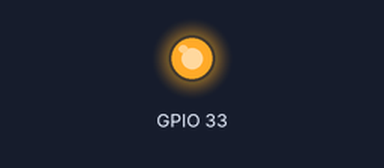
Recording of a sketch running on a simulated ESP32. On the bench: output pins drawn as LEDs (lit = HIGH). WiFi joins after 1.5 s; servers stay silent unless stated; uploads are accepted with an empty reply; the camera gives no picture; what the sketch prints to the serial monitor is not drawn.

Above: at 3.3 s.
At 8.21 s:
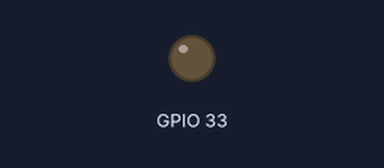
Timing chart, 0 to 8.7 s (numbered marks = the images above):
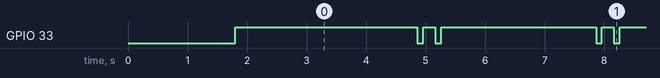

Measured:
- by itself, GPIO 33: repeats every 3.0 s: HIGH 0.20 s, LOW 0.10 s, HIGH 2.6 s, LOW 0.10 s

The sketch:

camera.ino
```cpp
/*
    猫猫投喂机的摄像头端代码
    本代码作者：温泽林@翻海小分队
    小组成员：刘泽瑄、温泽林、路广城、王童、吴浏宇
*/

#include "camera.h"
void init_cam();      // 摄像头初始化
void init_timer();    // 计时器初始化
Ticker ticker;

void setup() {
  Serial.begin(115200);             // 电脑串口
  // Serial.setDebugOutput(true);   // 显示调试代码，测试结束后记得删掉
  Serial.println();
  pinMode(33, OUTPUT);    // LED灯，起指示作用
  digitalWrite(33, 0);    // 开机时默认亮起
  init_cam();     // 初始化摄像头
  init_wifi();    // 初始化WiFi模块
  init_timer();   // 初始化Ticker模块
  digitalWrite(33, 1);    // 初始化完成后LED熄灭指示
}

void loop() {

}

/* 初始化计时器 */
void init_timer() {
  ticker.attach(3, onTimer);
}

/* 初始化WiFi模块 */
void init_wifi(){
  WiFi.begin(ssid, password);
  while (WiFi.status() != WL_CONNECTED) {
    delay(500);
    Serial.print(".");
  }
  Serial.println("");
  Serial.println("WiFi connected.");
  Serial.println("IP address: ");
  Serial.println(WiFi.localIP());
}

/* 初始化摄像头 */
// 这段代码似乎只能放在主ino文件，放到外部文件会报错Camera init failed with error 0x105，原因不明
// 此部分代码来自Arduino IDE 2.0.3的示例代码 ESP32/Camera/CameraWebServer
void init_cam() {
  /* 摄像头初始化开始 */
  camera_config_t config;
  config.ledc_channel = LEDC_CHANNEL_0;
  config.ledc_timer = LEDC_TIMER_0;
  config.pin_d0 = Y2_GPIO_NUM;
  config.pin_d1 = Y3_GPIO_NUM;
  config.pin_d2 = Y4_GPIO_NUM;
  config.pin_d3 = Y5_GPIO_NUM;
  config.pin_d4 = Y6_GPIO_NUM;
  config.pin_d5 = Y7_GPIO_NUM;
  config.pin_d6 = Y8_GPIO_NUM;
  config.pin_d7 = Y9_GPIO_NUM;
  config.pin_xclk = XCLK_GPIO_NUM;
  config.pin_pclk = PCLK_GPIO_NUM;
  config.pin_vsync = VSYNC_GPIO_NUM;
  config.pin_href = HREF_GPIO_NUM;
  config.pin_sscb_sda = SIOD_GPIO_NUM;
  config.pin_sscb_scl = SIOC_GPIO_NUM;
  config.pin_pwdn = PWDN_GPIO_NUM;
  config.pin_reset = RESET_GPIO_NUM;
  config.xclk_freq_hz = 20000000;
  config.pixel_format = PIXFORMAT_JPEG;
  // if PSRAM IC present, init with UXGA resolution and higher JPEG quality
  //                      for larger pre-allocated frame buffer.
  if(psramFound()){
    config.frame_size = FRAMESIZE_UXGA;
    config.jpeg_quality = 10;
    config.fb_count = 2;
  } else {
    config.frame_size = FRAMESIZE_SVGA;
    config.jpeg_quality = 12;
    config.fb_count = 1;
  }
#if defined(CAMERA_MODEL_ESP_EYE)
  pinMode(13, INPUT_PULLUP);
  pinMode(14, INPUT_PULLUP);
#endif
  // camera init
  esp_err_t err = esp_camera_init(&config);
  if (err != ESP_OK) {
    Serial.printf("Camera init failed with error 0x%x\n", err);
    return;
  }
  sensor_t * s = esp_camera_sensor_get();
  // initial sensors are flipped vertically and colors are a bit saturated
  if (s->id.PID == OV3660_PID) {
    s->set_vflip(s, 1); // flip it back
    s->set_brightness(s, 1); // up the brightness just a bit
    s->set_saturation(s, -2); // lower the saturation
  }
  // drop down frame size for higher initial frame rate
  s->set_framesize(s, FRAMESIZE_QVGA);
#if defined(CAMERA_MODEL_M5STACK_WIDE) || defined(CAMERA_MODEL_M5STACK_ESP32CAM)
  s->set_vflip(s, 1);
  s->set_hmirror(s, 1);
#endif
  // s->set_brightness(s, 2);
  // s->set_framesize(s, FRAMESIZE_XGA);
  // s->set_quality(s, 8);
  /* 摄像头初始化结束 */
}
```

camera.cpp
```cpp
/* 常用函数的实现部分 */

#include "camera.h"

WiFiClient wifi;
HttpClient client = HttpClient(wifi, ipAddress, port);

/* 使LED闪烁100ms，起指示作用 */
void blink(int time = 100) {
  digitalWrite(33, 0);
  delay(time);
  digitalWrite(33, 1);
}

/* 拍照计时回调，每三秒调用一次 */
// 功能：拍照并上传图片
void IRAM_ATTR onTimer() {
  Serial.println("timer activated");
  camera_fb_t * fb = capture();
  blink();        // 流程开始时闪烁提示
  if(!fb) {       // fb==NULL则认为拍照失败
    process_error();
    return;
  }
  Serial.println("img captured");
  get_api_result(fb);
  Serial.println("requested API");
  esp_camera_fb_return(fb);      // 释放帧内存
  Serial.println("img memory released");
  blink();        // 流程结束时闪烁提示
}

/* 拍摄照片，返回一个camera_fb_t指针 */
camera_fb_t * capture() {
  camera_fb_t * fb = esp_camera_fb_get();   // 调用摄像头
  if (!fb) {      // 拍摄不成功则fb的值为nullptr
      Serial.println("Image capture failed");
      return NULL;
  }
  if(fb->format == PIXFORMAT_JPEG) {    // 默认格式为JPEG
    Serial.println("JPEG img captured.");
    return fb;
  }
  else {
    Serial.println("Error: Not JPEG!");
    return NULL;
  }
}

/* 向服务器发送API识别请求、处理服务器的回复 */
// 参数：来自capture()函数的camera_fb_t指针
// 返回值：一个bool，表示是否请求成功
bool get_api_result(camera_fb_t * fb) {
  const char path[] = "/";
  client.beginRequest();
  Serial.println("begin request");
  byte* img = (byte*)(fb->buf);         // HttpClient::post()只接受byte*类型的请求体参数
  int len = fb->len * sizeof(uint8_t) / sizeof(byte);    // 指针从8字节类型转换成1字节后需要重新计算内容长度
  client.post(path, "image/jpeg", len, img);
  Serial.print("posted");
  int status = client.responseStatusCode();       // 返回的HTTP代码
  Serial.println(status);
  if(status != 200) {
    Serial.print("HTTP Error: ");
    Serial.println(status);
    return false;
  }
  String response = client.responseBody();        // 打印返回的body便于调试
  Serial.println("Response: " + response);
  return true;
}

/* 错误处理 */
void process_error() {
  Serial.println("An error has occurred.");
  blink(3000);    // 出现故障时摄像头LED长亮指示
}
```

camera.h
```cpp
/* 头文件，包括常用函数、常量和全局变量的声明 */

// 防止头文件被重复包含
#ifndef CAMERA_H
#define CAMERA_H

#include "esp_camera.h"
#include <WiFi.h>
#include <ArduinoHttpClient.h>
#include <Ticker.h>
// Select camera model
#define CAMERA_MODEL_AI_THINKER // Has PSRAM
#include "camera_pins.h"

extern WiFiClient wifi;
extern HttpClient client;
extern Ticker ticker;

const char ipAddress[] = "192.168.43.142";
const int port = 5000;
const char ssid[] = "glerium";
const char password[] = "Wenzelin2004";

camera_fb_t * capture();        // 拍照
bool get_api_result(camera_fb_t *);    // 请求识别结果
void process_error();           // 异常处理
void IRAM_ATTR onTimer();       // 计时器，每3s计数一次

#endif
```

camera_pins.h
```cpp
/* ESP32-CAM引脚定义 */

#if defined(CAMERA_MODEL_WROVER_KIT)
#define PWDN_GPIO_NUM    -1
#define RESET_GPIO_NUM   -1
#define XCLK_GPIO_NUM    21
#define SIOD_GPIO_NUM    26
#define SIOC_GPIO_NUM    27

#define Y9_GPIO_NUM      35
#define Y8_GPIO_NUM      34
#define Y7_GPIO_NUM      39
#define Y6_GPIO_NUM      36
#define Y5_GPIO_NUM      19
#define Y4_GPIO_NUM      18
#define Y3_GPIO_NUM       5
#define Y2_GPIO_NUM       4
#define VSYNC_GPIO_NUM   25
#define HREF_GPIO_NUM    23
#define PCLK_GPIO_NUM    22

#elif defined(CAMERA_MODEL_ESP_EYE)
#define PWDN_GPIO_NUM    -1
#define RESET_GPIO_NUM   -1
#define XCLK_GPIO_NUM    4
#define SIOD_GPIO_NUM    18
#define SIOC_GPIO_NUM    23

#define Y9_GPIO_NUM      36
#define Y8_GPIO_NUM      37
#define Y7_GPIO_NUM      38
#define Y6_GPIO_NUM      39
#define Y5_GPIO_NUM      35
#define Y4_GPIO_NUM      14
#define Y3_GPIO_NUM      13
#define Y2_GPIO_NUM      34
#define VSYNC_GPIO_NUM   5
#define HREF_GPIO_NUM    27
#define PCLK_GPIO_NUM    25

#elif defined(CAMERA_MODEL_M5STACK_PSRAM)
#define PWDN_GPIO_NUM     -1
#define RESET_GPIO_NUM    15
#define XCLK_GPIO_NUM     27
#define SIOD_GPIO_NUM     25
#define SIOC_GPIO_NUM     23

#define Y9_GPIO_NUM       19
#define Y8_GPIO_NUM       36
#define Y7_GPIO_NUM       18
#define Y6_GPIO_NUM       39
#define Y5_GPIO_NUM        5
#define Y4_GPIO_NUM       34
#define Y3_GPIO_NUM       35
#define Y2_GPIO_NUM       32
#define VSYNC_GPIO_NUM    22
#define HREF_GPIO_NUM     26
#define PCLK_GPIO_NUM     21

#elif defined(CAMERA_MODEL_M5STACK_V2_PSRAM)
#define PWDN_GPIO_NUM     -1
#define RESET_GPIO_NUM    15
#define XCLK_GPIO_NUM     27
#define SIOD_GPIO_NUM     22
#define SIOC_GPIO_NUM     23

#define Y9_GPIO_NUM       19
#define Y8_GPIO_NUM       36
#define Y7_GPIO_NUM       18
#define Y6_GPIO_NUM       39
#define Y5_GPIO_NUM        5
#define Y4_GPIO_NUM       34
#define Y3_GPIO_NUM       35
#define Y2_GPIO_NUM       32
#define VSYNC_GPIO_NUM    25
#define HREF_GPIO_NUM     26
#define PCLK_GPIO_NUM     21

#elif defined(CAMERA_MODEL_M5STACK_WIDE)
#define PWDN_GPIO_NUM     -1
#define RESET_GPIO_NUM    15
#define XCLK_GPIO_NUM     27
#define SIOD_GPIO_NUM     22
#define SIOC_GPIO_NUM     23

#define Y9_GPIO_NUM       19
#define Y8_GPIO_NUM       36
#define Y7_GPIO_NUM       18
#define Y6_GPIO_NUM       39
#define Y5_GPIO_NUM        5
#define Y4_GPIO_NUM       34
#define Y3_GPIO_NUM       35
#define Y2_GPIO_NUM       32
#define VSYNC_GPIO_NUM    25
#define HREF_GPIO_NUM     26
#define PCLK_GPIO_NUM     21

#elif defined(CAMERA_MODEL_M5STACK_ESP32CAM)
#define PWDN_GPIO_NUM     -1
#define RESET_GPIO_NUM    15
#define XCLK_GPIO_NUM     27
#define SIOD_GPIO_NUM     25
#define SIOC_GPIO_NUM     23

#define Y9_GPIO_NUM       19
#define Y8_GPIO_NUM       36
#define Y7_GPIO_NUM       18
#define Y6_GPIO_NUM       39
#define Y5_GPIO_NUM        5
#define Y4_GPIO_NUM       34
#define Y3_GPIO_NUM       35
#define Y2_GPIO_NUM       17
#define VSYNC_GPIO_NUM    22
#define HREF_GPIO_NUM     26
#define PCLK_GPIO_NUM     21

#elif defined(CAMERA_MODEL_AI_THINKER)
#define PWDN_GPIO_NUM     32
#define RESET_GPIO_NUM    -1
#define XCLK_GPIO_NUM      0
#define SIOD_GPIO_NUM     26
#define SIOC_GPIO_NUM     27

#define Y9_GPIO_NUM       35
#define Y8_GPIO_NUM       34
#define Y7_GPIO_NUM       39
#define Y6_GPIO_NUM       36
#define Y5_GPIO_NUM       21
#define Y4_GPIO_NUM       19
#define Y3_GPIO_NUM       18
#define Y2_GPIO_NUM        5
#define VSYNC_GPIO_NUM    25
#define HREF_GPIO_NUM     23
#define PCLK_GPIO_NUM     22

#elif defined(CAMERA_MODEL_TTGO_T_JOURNAL)
#define PWDN_GPIO_NUM      0
#define RESET_GPIO_NUM    15
#define XCLK_GPIO_NUM     27
#define SIOD_GPIO_NUM     25
#define SIOC_GPIO_NUM     23

#define Y9_GPIO_NUM       19
#define Y8_GPIO_NUM       36
#define Y7_GPIO_NUM       18
#define Y6_GPIO_NUM       39
#define Y5_GPIO_NUM        5
#define Y4_GPIO_NUM       34
#define Y3_GPIO_NUM       35
#define Y2_GPIO_NUM       17
#define VSYNC_GPIO_NUM    22
#define HREF_GPIO_NUM     26
#define PCLK_GPIO_NUM     21

#else
#error "Camera model not selected"
#endif
```
